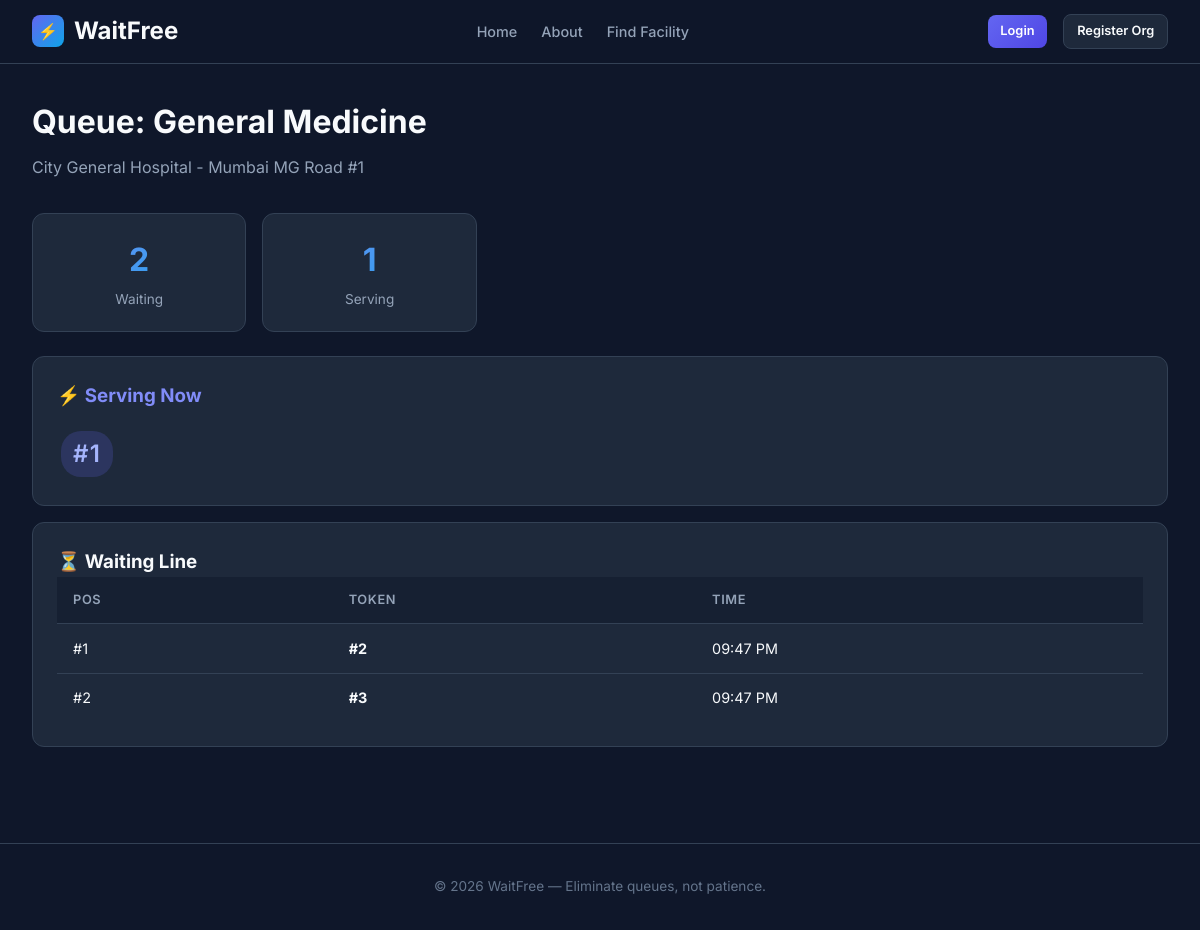
Screenshot of /queues/overview/506/ with the database file from the repository.
### facilities/models.py (models this page shows, shortened)
class Service(models.Model):
    name = models.CharField(max_length=255)
    branch = models.ForeignKey(
        Branch,
        on_delete=models.CASCADE,
        related_name='services',
    )
    description = models.TextField(blank=True)
    avg_service_time = models.PositiveIntegerField(
        default=10,
        help_text='Average service time in minutes',
    )
    is_active = models.BooleanField(default=True)
    created_at = models.DateTimeField(auto_now_add=True)
    updated_at = models.DateTimeField(auto_now=True)
    class Meta:
        db_table = 'waitfree_service'
        ordering = ['name']
        unique_together = ['name', 'branch']

class Branch(models.Model):
    name = models.CharField(max_length=255)
    organization = models.ForeignKey(
        'organizations.Organization',
        on_delete=models.CASCADE,
        related_name='branches',
    )
    address = models.TextField(blank=True)
    city = models.CharField(max_length=100, blank=True)
    is_active = models.BooleanField(default=True)
    created_at = models.DateTimeField(auto_now_add=True)
    updated_at = models.DateTimeField(auto_now=True)
    class Meta:
        db_table = 'waitfree_branch'
        ordering = ['name']
        verbose_name_plural = 'branches'

### queues/models.py (models this page shows, shortened)
class QueueTicket(models.Model):
    STATUS_CHOICES = [
        ('waiting', 'Waiting'),
        ('serving', 'Being Served'),
        ('served', 'Served'),
        ('no_show', 'No Show'),
    ]
    citizen = models.ForeignKey(
        settings.AUTH_USER_MODEL,
        on_delete=models.CASCADE,
        related_name='queue_tickets',
    )
    service = models.ForeignKey(
        'facilities.Service',
        on_delete=models.CASCADE,
        related_name='queue_tickets',
    )
    branch = models.ForeignKey(
        'facilities.Branch',
        on_delete=models.CASCADE,
        related_name='queue_tickets',
    )
    token_number = models.PositiveIntegerField()
    status = models.CharField(max_length=20, choices=STATUS_CHOICES, default='waiting')
    position = models.PositiveIntegerField(default=0)
    estimated_wait_time = models.IntegerField(
        default=0,
        help_text='Estimated wait time in minutes',
    )
    joined_at = models.DateTimeField(auto_now_add=True)
    called_at = models.DateTimeField(null=True, blank=True)
    served_at = models.DateTimeField(null=True, blank=True)
    no_show_at = models.DateTimeField(null=True, blank=True)
    class Meta:
        db_table = 'waitfree_queue_ticket'
        ordering = ['joined_at']
        indexes = [
            models.Index(fields=['service', 'status', 'joined_at']),
            models.Index(fields=['branch', 'status']),
            models.Index(fields=['citizen', 'status']),
        ]

### queues/views.py (the view)
# urls.py: path('overview/<int:service_id>/', views.QueueOverviewView.as_view(), name='overview'),
class QueueOverviewView(View):
    def get(self, request, service_id):
        service = get_object_or_404(Service, id=service_id)
        waiting = QueueTicket.objects.filter(
            service=service,
            status='waiting',
        ).order_by('joined_at')
        serving = QueueTicket.objects.filter(
            service=service,
            status='serving',
        )
        context = {
            'service': service,
            'branch': service.branch,
            'waiting_tickets': waiting,
            'serving_tickets': serving,
            'waiting_count': waiting.count(),
        }
        return render(request, 'citizen/queue_overview.html', context)

### templates/citizen/queue_overview.html (shortened to what this page needs)
{% extends 'base.html' %}
{% block content %}
<div class="container">
    <div class="page-header">
        <h1>Queue: {{ service.name }}</h1>
        <p>{{ branch.name }}</p>
    </div>
    <div class="stat-grid mb-3">
        <div class="stat-card"><div class="stat-value">{{ waiting_count }}</div><div class="stat-label">Waiting</div></div>
        <div class="stat-card"><div class="stat-value">{{ serving_tickets.count }}</div><div class="stat-label">Serving</div></div>
    </div>
    {% if serving_tickets %}
    <div class="card mb-2">
        <h3 style="color:var(--primary-light);margin-bottom:1rem;">⚡ Serving Now</h3>
        <div class="flex-wrap">
            {% for t in serving_tickets %}<span class="status-badge status-serving" style="font-size:1.5rem;margin:0.25rem;">#{{ t.token_number }}</span>{% endfor %}
        </div>
    </div>
    {% endif %}
    {% if waiting_tickets %}
    <div class="card">
        <h3>⏳ Waiting Line</h3>
        <table style="width:100%">
            <thead><tr><th>Pos</th><th>Token</th><th>Time</th></tr></thead>
            <tbody>
                {% for t in waiting_tickets %}
                <tr><td>#{{ t.position }}</td><td><strong>#{{ t.token_number }}</strong></td><td>{{ t.joined_at|date:"h:i A" }}</td></tr>
                {% endfor %}
            </tbody>
        </table>
    </div>
    {% endif %}
</div>
{% endblock %}

### static/css/style.css (style rules this page uses)
:root { --primary: #6366f1; --primary-dark: #4f46e5; --primary-light: #818cf8; --secondary: #0ea5e9; --secondary-dark: #0284c7; --accent: #f59e0b; --success: #10b981; --danger: #ef4444; --warning: #f59e0b; --info: #06b6d4; --bg-dark: #0f172a; --bg-card: #1e293b; --bg-card-hover: #334155; --bg-surface: #162032; --text-primary: #f8fafc; --text-secondary: #94a3b8; --text-muted: #64748b; --border: #334155; --border-light: #475569; --shadow: rgba(0, 0, 0, 0.3); --radius: 12px; --radius-sm: 8px; --radius-lg: 16px; --transition: all 0.2s ease; --font: 'Inter', -apple-system, BlinkMacSystemFont, sans-serif; }
*, *::before, *::after { box-sizing: border-box; margin: 0; padding: 0; }
body { font-family: var(--font); background: var(--bg-dark); color: var(--text-primary); line-height: 1.6; min-height: 100vh; }
.container { max-width: 1200px; margin: 0 auto; padding: 2rem; }
.page-header { margin-bottom: 2rem; }
.page-header h1 { font-size: 2rem; font-weight: 700; margin-bottom: 0.5rem; }
.page-header p { color: var(--text-secondary); font-size: 1rem; }
.card { background: var(--bg-card); border: 1px solid var(--border); border-radius: var(--radius); padding: 1.5rem; transition: var(--transition); }
.stat-grid { display: grid; grid-template-columns: repeat(auto-fill, minmax(200px, 1fr)); gap: 1rem; margin-bottom: 2rem; }
.stat-card { background: var(--bg-card); border: 1px solid var(--border); border-radius: var(--radius); padding: 1.25rem; text-align: center; }
.stat-card .stat-value { font-size: 2rem; font-weight: 700; background: linear-gradient(135deg, var(--primary-light), var(--secondary)); -webkit-background-clip: text; -webkit-text-fill-color: transparent; background-clip: text; }
.stat-card .stat-label { color: var(--text-secondary); font-size: 0.85rem; margin-top: 0.25rem; }
table { width: 100%; border-collapse: collapse; font-size: 0.9rem; }
thead { background: var(--bg-surface); }
th { text-align: left; padding: 0.8rem 1rem; font-weight: 600; color: var(--text-secondary); font-size: 0.8rem; text-transform: uppercase; letter-spacing: 0.05em; border-bottom: 1px solid var(--border); }
td { padding: 0.8rem 1rem; border-bottom: 1px solid var(--border); }
tr:last-child td { border-bottom: none; }
.status-badge { display: inline-flex; align-items: center; gap: 0.35rem; padding: 0.25rem 0.75rem; border-radius: 20px; font-size: 0.75rem; font-weight: 600; text-transform: uppercase; letter-spacing: 0.05em; }
.status-serving { background: rgba(99, 102, 241, 0.2); color: #a5b4fc; }
.mb-2 { margin-bottom: 1rem; }
.mb-3 { margin-bottom: 1.5rem; }

### rows the page displays
Service: name "General Medicine"
Branch: name "City General Hospital - Mumbai MG Road #1"
QueueTicket: token_number "1"
QueueTicket: position "1", token_number "2", joined_at "09:47 PM"
QueueTicket: position "2", token_number "3", joined_at "09:47 PM"

### other values shown
{{ waiting_count }} "2"
{{ serving_tickets.count }} "1"
